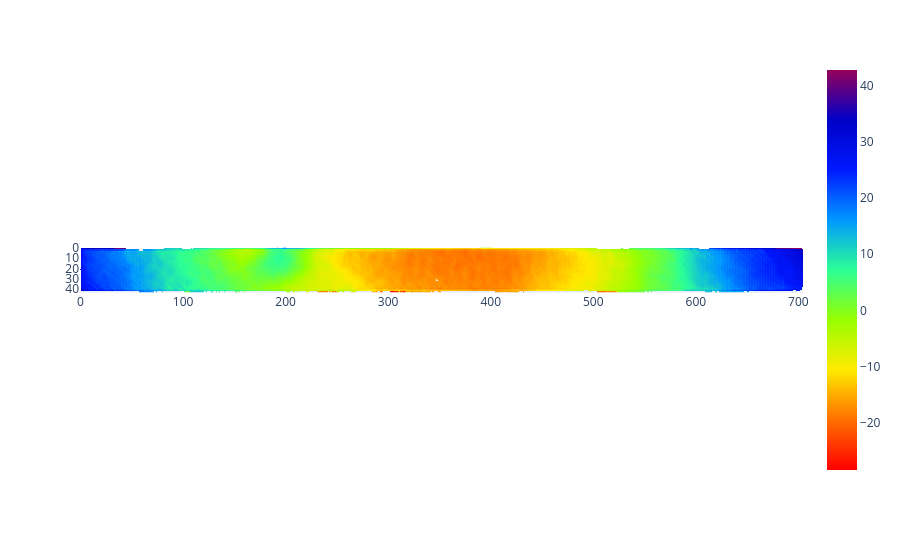

Here is the notebook cell this chart was saved with:
### Code cell
import plotly.express as px

fig = px.imshow(height_map, color_continuous_scale=px.colors.sequential.Rainbow_r)
fig.show()

### Figure 1 — Plotly figure (JSON) as saved in the notebook; plotly's stock layout.template omitted (floating-point values rounded to 4 significant figures; data arrays with more than 128 entries replaced by an {"elided": "..."} marker saying what was removed)
{"data": [{"coloraxis": "coloraxis", "hovertemplate": "x: %{x}<br>y: %{y}<br>color: %{z}<extra></extra>", "name": "0", "type": "heatmap", "xaxis": "x", "yaxis": "y", "z": {"elided": "44x705 float values"}}], "layout": {"coloraxis": {"colorscale": [[0, "rgb(255,0,0)"], [0.125, "rgb(255,111,0)"], [0.25, "rgb(255,234,0)"], [0.375, "rgb(151,255,0)"], [0.5, "rgb(44,255,150)"], [0.625, "rgb(0,152,255)"], [0.75, "rgb(0,25,255)"], [0.875, "rgb(0,0,200)"], [1, "rgb(150,0,90)"]]}, "margin": {"t": 60}, "xaxis": {"anchor": "y", "constrain": "domain", "domain": [0, 1], "scaleanchor": "y"}, "yaxis": {"anchor": "x", "autorange": "reversed", "constrain": "domain", "domain": [0, 1]}}}
